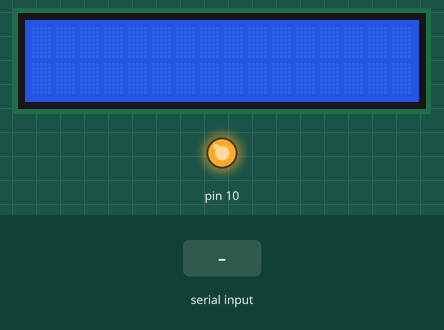
Simulated run of this sketch. Board: Arduino Uno, built with avr-gcc and run on an emulated ATmega328P. Parts: 16×2 character LCD, output pins drawn as LEDs (lit = HIGH). Inputs (shaded band) come from the test bench. What the sketch prints to the serial monitor is not drawn.

Above: at 1.2 s.
1.3 s: "90,45\n" received over Serial
At 1.31 s:
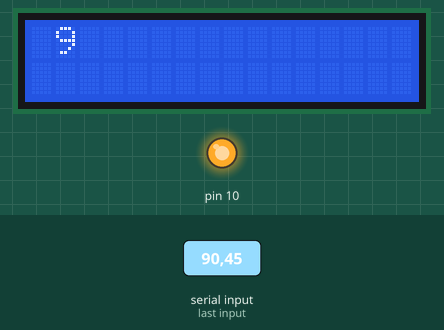
2.8 s: "30,150\n" received over Serial
At 2.81 s:
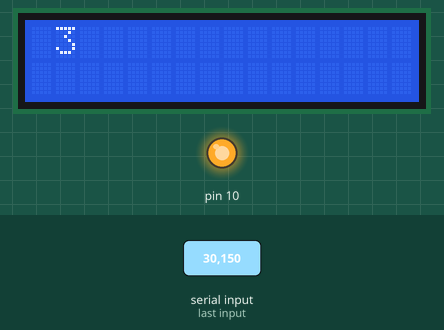
Timing chart, 0 to 5.8 s (numbered marks = the images above; inputs shaded):
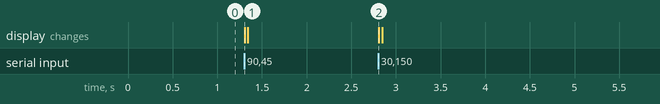

The sketch:

serialcom1.ino
```cpp
#include<Wire.h>             //i2c contains ready-made functions/methods to do varieties of tasks
#include<SPI.h>    //spi contains ready-made routines
#include<SoftwareSerial.h>  //suart
#include <LiquidCrystal_I2C.h>
SoftwareSerial SUART(2, 3);  //SRXD = DPin-2, STXD = DPin-3 ; S stands for Software
//SoftwareSerial mySerial(2, 3); // RX, TX
LiquidCrystal_I2C lcd(0x27,16,2);


void setup() {
  SPI.begin();  //SPI Port is created and
Wire.begin();//I2C Interface Module is connected with SDA and SCL lines
Serial.begin(9600);//UART
 while (!Serial) {
    ; // wait for serial port to connect. Needed for native USB port only
  }

SUART.begin(9600); //SUART

// initialize the LCD
 lcd.begin();
  // Turn on the blacklight and print a message.
  lcd.backlight();
//  lcd.init();
  lcd.clear();
   lcd.backlight();
   pinMode(13,OUTPUT);
}
char mon[]="emon";
void loop() {

  /*1111UART
  int x=0x0908;
 int y=lowByte(x);
 Serial.println(y);
*/

/*222222i2c
 * Wire.beginTransmission(0x52);       //START condition & slaveAddress queued in BUFFer
byte busStatus = Wire.endTransmission();   //above codes and then STOP asserted
if(busStatus != 0x00)                                 //Status Word 0x00 is generated or not
{
  Serial.print("Slave is not found on theI2C Bus…!");
  while(1);                                                                  //wait for ever
}
  Serial.println("Slave is found on the I2C Bus.");
*/

int n=Serial.available() ;
 if (n> 0) {
    // read the incoming byte:
char  y = Serial.read();
int  z=atoi(y);
 if (z ==1)
  {
    digitalWrite(LED_BUILTIN,HIGH);
    delay(1000);
  }

    // say what you got:
    Serial.print("I received: ");
    Serial.println(y);
    delay(5);

    lcd.setCursor(1,0);
  lcd.print(y);
//int  z=atoi(y);
//int z = Serial.parseInt();

  }


}
```

Measured:
- after the input at 1.3 s, the display: changes at once (image 1)
- after the input at 2.8 s, the display: changes at once (image 2)
